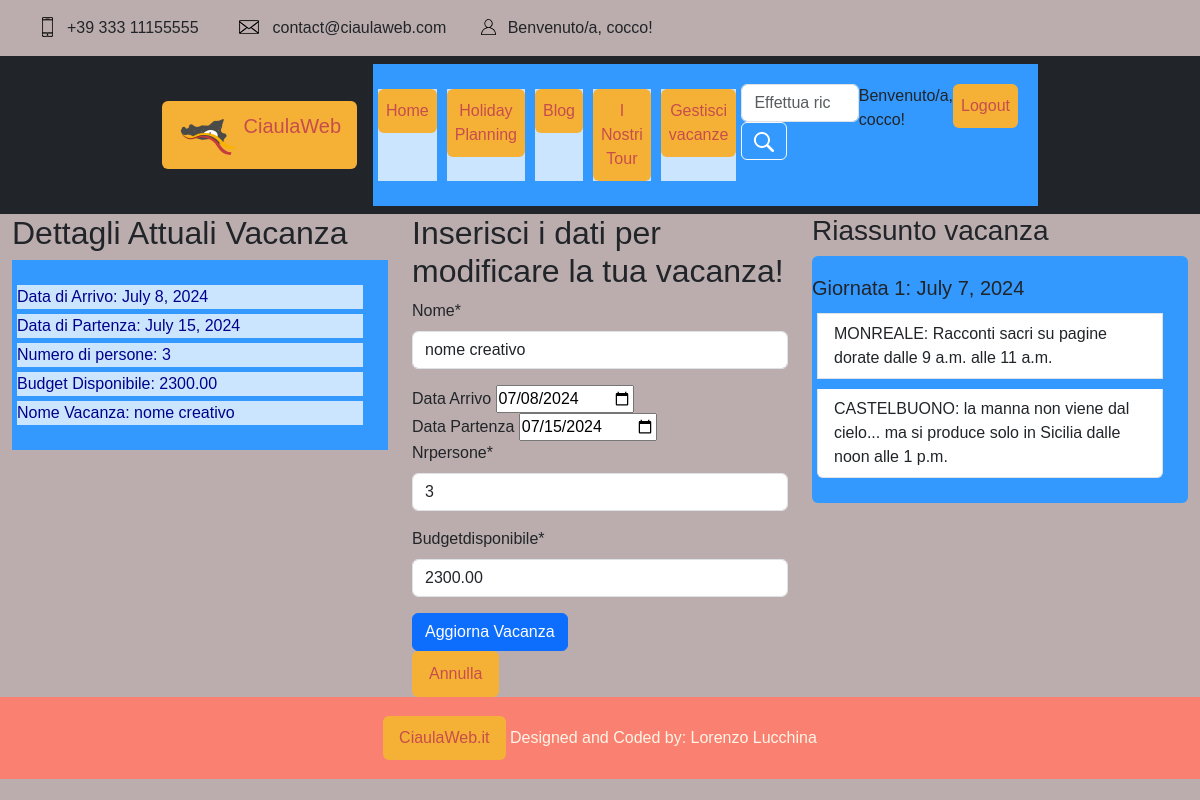
The page /HolidayPlanning/vacanza/57/modificavacanza/ (signed in) on the database as committed earlier.
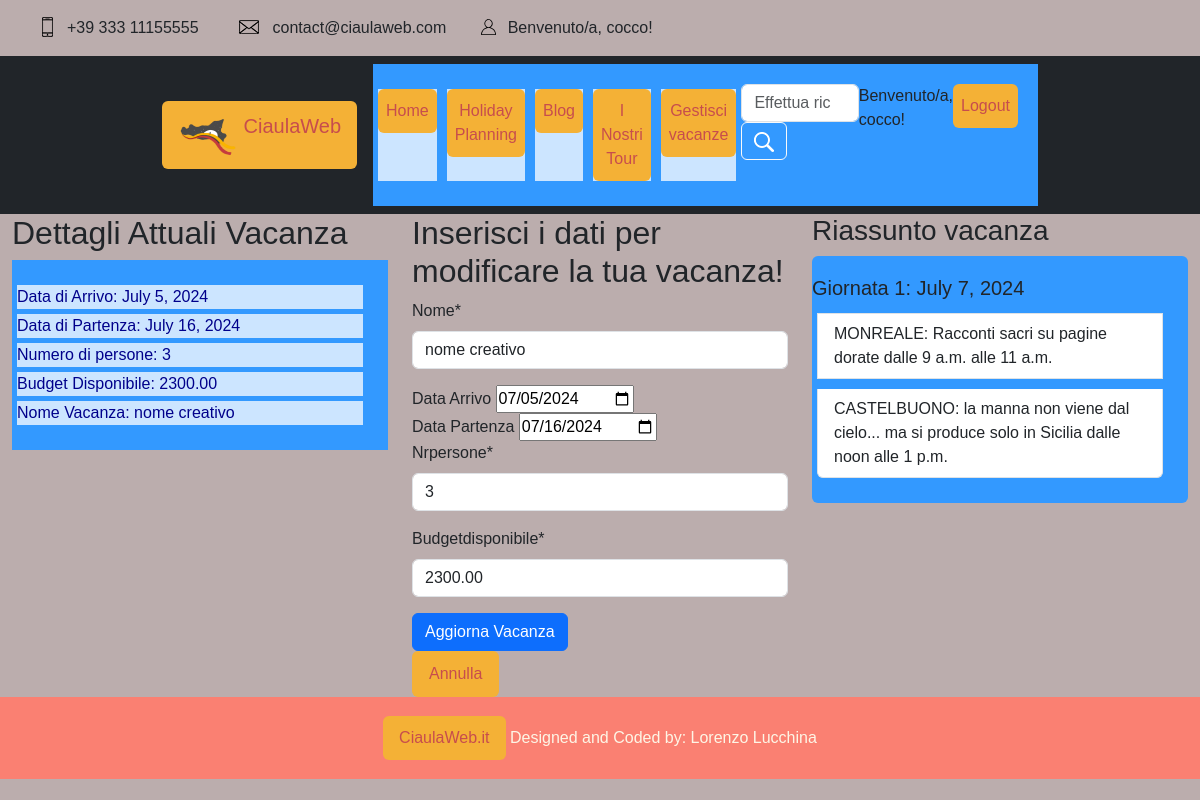
The same page on the database as committed later.
### profiles/models.py (models this page shows, shortened)
class UserProfileModel(AbstractBaseUser):
    nrSocio = models.IntegerField(primary_key=True)  # chiave, deve autogenerarsi
    first_name = models.CharField(max_length=32)
    last_name = models.CharField(max_length=32)
    email = models.CharField(max_length=32, unique=True)
    codiceFiscale = models.CharField(max_length=18)
    telefono = models.CharField(max_length=32)
    dataDiNascita = models.DateField(null=True)
    profile_image = models.ImageField(blank=True, null=True, default="defaultuser.png")
    is_active = models.BooleanField(default=True)
    is_admin = models.BooleanField(default=False)
    objects = UserManager()
    USERNAME_FIELD = 'email'
    REQUIRED_FIELDS = []
    @property
    def is_staff(self):
        return self.is_admin
    class Meta:
        verbose_name = 'User'
        verbose_name_plural = 'Users'

### HolidayPlanning/models.py (models this page shows, shortened)
class Vacanza(models.Model):
    nome = models.CharField(max_length=300, blank=True)
    dataArrivo = models.DateField()
    dataPartenza = models.DateField()
    nrPersone = models.IntegerField()
    budgetDisponibile = models.DecimalField(max_digits=10, decimal_places=2, blank=True)
    utente = models.ForeignKey(UserProfileModel, related_name='Utente', on_delete=models.PROTECT)
    scelte = models.ManyToManyField(Scelta, related_name='vacanze')
    spostamenti = models.ManyToManyField(Spostamento, related_name='spostamenti')
    def sort_scelte(self):
        return self.scelte.all().order_by('giorno', 'oraInizio', 'oraFine')
    class Meta:
        verbose_name = "Vacanza"
        verbose_name_plural = "Vacanze"

class Scelta(models.Model):
    giorno = models.DateField()  # scelto dall'utente
    attrazione = models.ForeignKey(to='attractions.Attrazione', on_delete=models.CASCADE, related_name="attrazione")
    oraInizio = models.TimeField(blank=True)  # scelta dall'utente
    oraFine = models.TimeField(blank=True)  # scelta dall'utente
    durata = models.DurationField()  # questi sono i secondi della durata
    class Meta:
        verbose_name = "Scelta"
        verbose_name_plural = "Scelte"

### attractions/models.py (models this page shows, shortened)
class Attrazione(models.Model):
    objects = None
    nome = models.CharField(max_length=200, primary_key=True)
    luogo = models.CharField(max_length=300)
    via = models.CharField(max_length=500)
    citta = models.CharField(max_length=200)
    costo = models.DecimalField(max_digits=10, decimal_places=2, blank=True)
    tipo = models.CharField(max_length=200)
    oraApertura = models.TimeField('ora apertura')
    oraChiusura = models.TimeField('ora chiusura')
    descrizione = models.TextField()
    attrazione_image = models.ImageField(blank=True, null=True)  # , upload_to='attractionImages/')
    class Meta:
        verbose_name = "Attrazione"
        verbose_name_plural = "Attrazioni"

### HolidayPlanning/views.py (the view, shortened to what this page needs)
# urls.py: path("vacanza/<pk>/modificavacanza/", ModificaVacanza.as_view(), name="modificavacanza"),
class ModificaVacanza(IsVacanzaUserOwnedMixin, UpdateView):
    model = Vacanza
    template_name = "HolidayPlanning/modificavacanza.html"
    form_class = ModificaVacanzaForm
    def dispatch(self, request, *args, **kwargs):
        vacanza = self.get_object()
        if vacanza.dataPartenza < date.today():
            return HttpResponseForbidden("Non puoi modificare una vacanza già conclusa.")
        return super().dispatch(request, *args, **kwargs)
    def get_context_data(self, **kwargs):
        context = super().get_context_data(**kwargs)
        context['title'] = "Modifica la tua Vacanza"
        context['show_modal'] = True
        return context

### HolidayPlanning/forms.py (shortened to what this page needs)
class ModificaVacanzaForm(forms.ModelForm):
    dataArrivo = forms.DateField(required=True, widget=forms.DateInput(attrs={'placeholder': 'Inserire data di arrivo'}))
    dataPartenza = forms.DateField(required=True, widget=forms.DateInput(attrs={'placeholder': 'Inserire data di ritorno'}))
    nrPersone = forms.IntegerField(required=True, widget=forms.TextInput(attrs={'placeholder': 'Inserire numero persone'}))
    budgetDisponibile = forms.DecimalField(required=True, widget=forms.TextInput(attrs={'placeholder': 'Inserire budget complessivo'}))
    nome = forms.CharField(required=True, widget=forms.TextInput(attrs={'placeholder': 'Inserire nome'}))
    class Meta:
        model = Vacanza
        fields = ['dataArrivo', 'dataPartenza', 'nrPersone', 'budgetDisponibile', 'nome']

### HolidayPlanning/mixins.py (called while the page is built)
    def dispatch(self, request, *args, **kwargs):
        vacanza = Vacanza.objects.get(pk=kwargs['pk'])
        if vacanza.utente != request.user:
            raise Http404("Non hai il permesso per accedere a questa vacanza.")
        return super().dispatch(request, *args, **kwargs)

### HolidayPlanning/templates/HolidayPlanning/modificavacanza.html (shortened to what this page needs)
{% extends 'base.html' %}
{% block head %}
    {% load static %}
    <link rel="stylesheet" type="text/css" href="{% static '/css/style.css' %}">
    {% load crispy_forms_tags %}
{% endblock %}
{% block content %}
    {% include "header.html" %}
    <div class="container-fluid">
        <div class="row">
            <div class="col-md-4">
                <h2> Dettagli Attuali Vacanza </h2>
                <ul class="list-unstyled">
                    <li>Data di Arrivo: {{ object.dataArrivo }} </li>
                    <li>Data di Partenza: {{ object.dataPartenza }} </li>
                    <li>Numero di persone: {{ object.nrPersone }} </li>
                    <li>Budget Disponibile: {{ object.budgetDisponibile }} </li>
                    <li>Nome Vacanza: {{ object.nome }} </li>
                </ul>
            </div>
            <div class="col-md-4">
                <h2>Inserisci i dati per modificare la tua vacanza!</h2>
                <form method="post" enctype="multipart/form-data" id="modificaVacanzaForm">
                    {{ form.nome | as_crispy_field }}
                    <label > Data Arrivo
                        <input type="date" name="dataArrivo" value="{{ object.dataArrivo.isoformat }}" data-old-value="{{ object.dataArrivo.isoformat }}">
                    </label>
                    <label> Data Partenza
                        <input type="date" name="dataPartenza" value="{{ object.dataPartenza.isoformat }}" data-old-value="{{ object.dataPartenza.isoformat }}">
                    </label>
                    {{ form.nrPersone | as_crispy_field }}
                    {{ form.budgetDisponibile | as_crispy_field }}
                    <button type="button" value="Submit" class="btn btn-primary" name="SubmitButton" id="submitButton">
                        Aggiorna Vacanza
                    </button>
                </form>
                <a class="btn" href="{% url 'HolidayPlanning:vacanze' %}">Annulla</a>
            </div>
            <div class="col-md-4">
                <h3>Riassunto vacanza</h3>
                <ul class="list-group">
                    {% for s in vacanza.sort_scelte %}
                        {% ifchanged s.giorno %}
                            <h5>Giornata {{ forloop.counter }}: {{ s.giorno }}</h5>
                        {% endifchanged %}
                        <li class="list-group-item">{{ s.attrazione.nome }} dalle {{ s.oraInizio }}
                            alle {{ s.oraFine }}</li>
                    {% endfor %}
                </ul>
            </div>
        </div>
    </div>
{% endblock %}

### templates/base.html (shortened to what this page needs)
<!DOCTYPE html>
<html lang="en">
    <head>
        <link rel="stylesheet"
              href="https://cdn.jsdelivr.net/npm/bootstrap@5.3.0-alpha1/dist/css/bootstrap.min.css"
>
        {% block head %} {% endblock %}
    </head>
        <body>
            {% block content %}
            {% endblock %}
        </body>
<footer class="page-footer font-small blue">
    <div class="footer-copyright text-center py-3">
        <a href="{% url 'home' %}">CiaulaWeb.it</a>
        Designed and Coded by: Lorenzo Lucchina
    </div>
</footer>
</html>

### templates/header.html (shortened to what this page needs)
<header class="header">
<div class="top-bar">
    <div class="container">
        <div class="row">
            <div class="col d-flex flex-row">
                <div class="top_bar_contact_item"><div class="top_bar_icon"><img src="{% static 'img/phone.png' %}" class="img-fluid" alt="phone img"></div>+39 333 11155555</div>
                <div class="top_bar_contact_item"><div class="top_bar_icon"><img src="{% static 'img/mail.png' %}"  class="img-fluid" alt="mail img"></div>contact@ciaulaweb.com</div>
                <div class="top_bar_content ml-auto">
                    {% if user.is_authenticated %}
                    <div class="top_bar_user">
                        <div class="user_icon"><img src="{% static '/img/user.svg' %}"  class="img-fluid" alt="user img"></div>
                        <a>Benvenuto/a, {{user.first_name}}! </a>
                        </div>
                    {% else %}
                    <div class="top_bar_user">
                        <div class="user_icon"><img src="{% static '/img/user.svg' %}"  class="img-fluid" alt="user img"></div>
                        <div><a href="{% url 'profiles:user-registration' %}">Registrati</a></div>
                        <div><a href="{% url 'profiles:user-login' %}">Login</a></div>
                    </div>
                    {% endif %}
                </div>
            </div>
        </div>
    </div>
</div>
<nav class="navbar navbar-expand-lg navbar-dark bg-dark">
    <div class="w-75 container-fluid">
        <a class="navbar-brand pl-5" href="{% url 'attractions:attrazioni' %}">
            <img src="{% static '/img/logo_ciaulaweb.png' %}" class="d-inline-block logo_ciaulaweb align-top" alt="Logo">
            CiaulaWeb
        </a>
        <div class="collapse navbar-collapse justify-content-between" id="navbarNavDropdown">
            <ul class="navbar-nav pl-5">
                <li class="nav-item active pl-5">
                    <a class="nav-link" href="{% url 'attractions:attrazioni' %}">Home</a>
                </li>
                <li class="nav-item pl-5">
                    <a class="nav-link" href="{% url 'HolidayPlanning:creavacanza' %}">Holiday Planning</a>
                </li>
                <li class="nav-item pl-5">
                    <a class="nav-link" href="{% url 'attractions:cerca' %}">Blog</a>
                </li>
                <li class="nav-item pl-5">
                    <a class="nav-link " href="{% url 'HolidayPlanning:tourorganizzati' %}">I Nostri Tour</a>
                </li>
            {% if user.is_authenticated %}
                <li class="nav-item">
                    <a class="nav-link" href="{% url 'HolidayPlanning:vacanze' %}">Gestisci vacanze</a>
                </li>
            {% endif %}
            <form class="form-inline my-2 my-lg-0" method="GET" action="{% url 'attractions:cerca' %}">
                <label>
                    <input class="form-control mr-sm-2" type="search" name="search" required="required" placeholder="Effettua ricerca...">
                </label>
                <button class="btn btn-outline-light my-2 my-sm-0" type="submit">
                    <img src="{% static 'img/search.png' %}" class="img-fluid" alt="search img">
                </button>
            </form>
                {% if user.is_authenticated %}
                    <div class="nav-item pl-5">
                        <a>Benvenuto/a, {{ user.first_name }}! </a>
                    </div>
                    <div class="nav-item pl-5">
                        <a class="nav-link" href="{% url 'profiles:user-logout' %}"> Logout </a>
                    </div>
                {% endif %}
            </ul>
        </div>
    </div>
</nav>
</header>

### static/css/style.css (style rules this page uses)
* { font-family: 'Montserrat', sans-serif !important; }
.logo_ciaulaweb { width: 60px; height: 48px; }
ul { background: #3399ff; padding: 20px; }
ul li { background: #cce5ff; color: darkblue; margin: 5px; }
a:link, a:visited { background-color: #f4b136; color: rgb(199, 77, 77); padding: 10px 16px; text-align: center; text-decoration: none; display: inline-block; border-radius: 6px; }
footer { text-align: center; padding: 3px; background-color: salmon; color: oldlace; }
:root { --gradient: linear-gradient(to left top, #dd2476 10%, #ff512f 90%) !important; }
body { background: #bbadad !important; }
.container { display: flex; justify-content: space-between; }
.header { position: relative; width: 100%; z-index: 10; }
.top_bar_contact_item { font-size: 16px; font-weight: 300; line-height: 56px; margin-right: 40px; }
.top_bar_contact_item:not(:first-child) { margin-right: 0; }
.top_bar_icon { display: inline-block; margin-right: 14px; -webkit-transform: translateY(-2px); -moz-transform: translateY(-2px); -ms-transform: translateY(-2px); -o-transform: translateY(-2px); transform: translateY(-2px); }
.top_bar_user { display: inline-block; margin-left: 35px; }
.user_icon { display: inline-block; margin-right: 7px; -webkit-transform: translateY(-2px); -moz-transform: translateY(-2px); -ms-transform: translateY(-2px); -o-transform: translateY(-2px); transform: translateY(-2px); width: 15px; }
.user_icon img { width: 100%; }
.top_bar_user div { display: inline-block; }
.top_bar_user a { font-size: 16px; font-weight: 300; line-height: 56px; color: #000; -webkit-transition: all 200ms ease; -moz-transition: all 200ms ease; -ms-transition: all 200ms ease; -o-transition: all 200ms ease; transition: all 200ms ease; }

Rows that differ between the two databases and show on the page:
changed Vacanza "nome creativo": dataArrivo "July 8, 2024" → "July 5, 2024"; dataPartenza "July 15, 2024" → "July 16, 2024"; dataArrivo "07/08/2024" → "07/05/2024"; dataPartenza "07/15/2024" → "07/16/2024"
